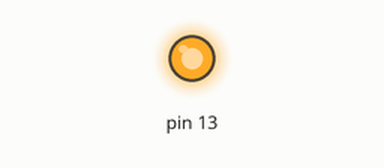
Bench run of a sketch on a simulated Arduino Uno, built with avr-gcc and run on an emulated ATmega328P. Shown: output pins drawn as LEDs (lit = HIGH).

Above: at 0.2 s.
At 4.5 s:
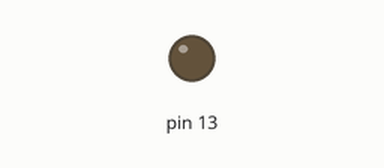
Timing chart, 0 to 5.8 s (numbered marks = the images above):
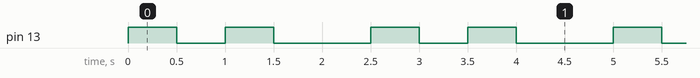

Measured:
- by itself, pin 13: repeats every 2.5 s: LOW 0.50 s, HIGH 0.50 s, LOW 1.0 s, HIGH 0.50 s
- by itself, everything shown: repeats every 2.5 s, in 4 steps

The sketch:

corazon.ino
```cpp
/*
  CORAZON
  simule el latido de un corazón La idea básica es hacer que la luz parpadee al ritmo de los latidos del corazón, es decir, dos parpadeos rápidos seguidos de una pausa larga.
 */


void setup() {
  // initialize digital pin 13 as an output.
  pinMode(13, OUTPUT);
}

// the loop function runs over and over again forever
void loop() {
  digitalWrite(13, HIGH);
  delay(500);
  digitalWrite(13, LOW);
  delay(500);
  digitalWrite(13, HIGH);
  delay(500);
  digitalWrite(13, LOW);
  delay(1000);
}
```
